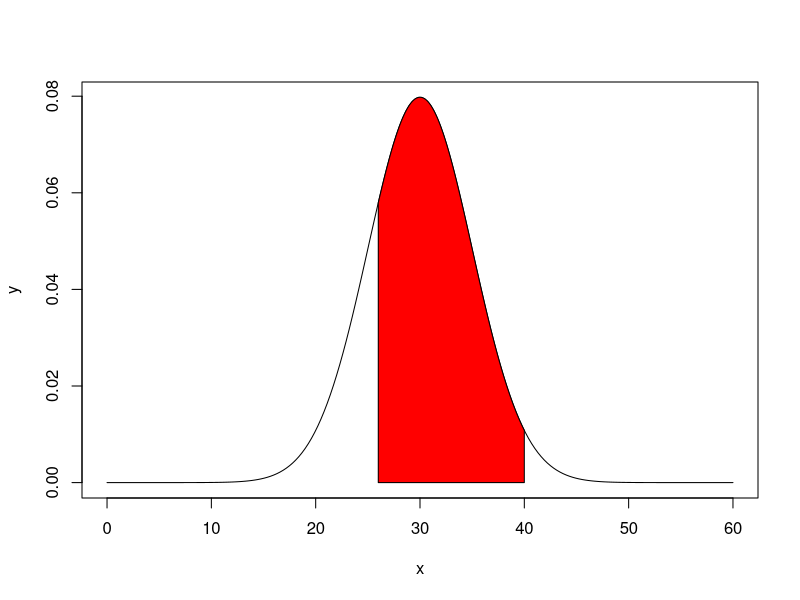
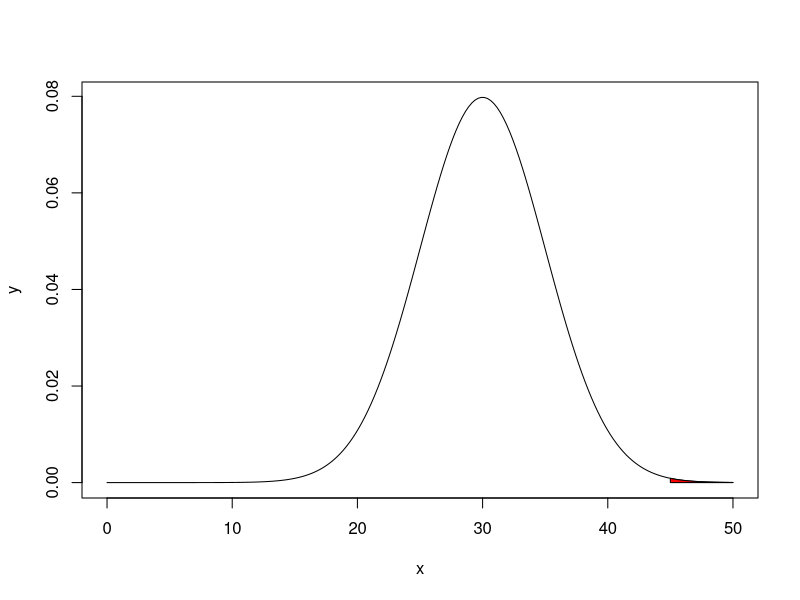

These figures' R source, in order:
#Page number--9.16
#Example number--9.4

Mean=30
s.d=5			  #Standard Deviation

#Part (i)
pnorm(40,30,5)-pnorm(26,30,5)
x=seq(0,60,length=200)
y=dnorm(x,30,5)
plot(x,y,type="l")
x=seq(26,40,length=100)
y=dnorm(x,30,5)
polygon(c(26,x,40),c(0,y,0),col="red")

#Part (ii)
pnorm(Inf,30,5)-pnorm(45,30,5)
x=seq(0,50,length=200)
y=dnorm(x,30,5)
plot(x,y,type="l")
x=seq(45,50,length=100)
y=dnorm(x,30,5)
polygon(c(45,x,50),c(0,y,0),col="red")

#Part (iii)
#P(|X-30|>5)=1-P(|X-30|<=5)
P=1-2*0.3413
P
